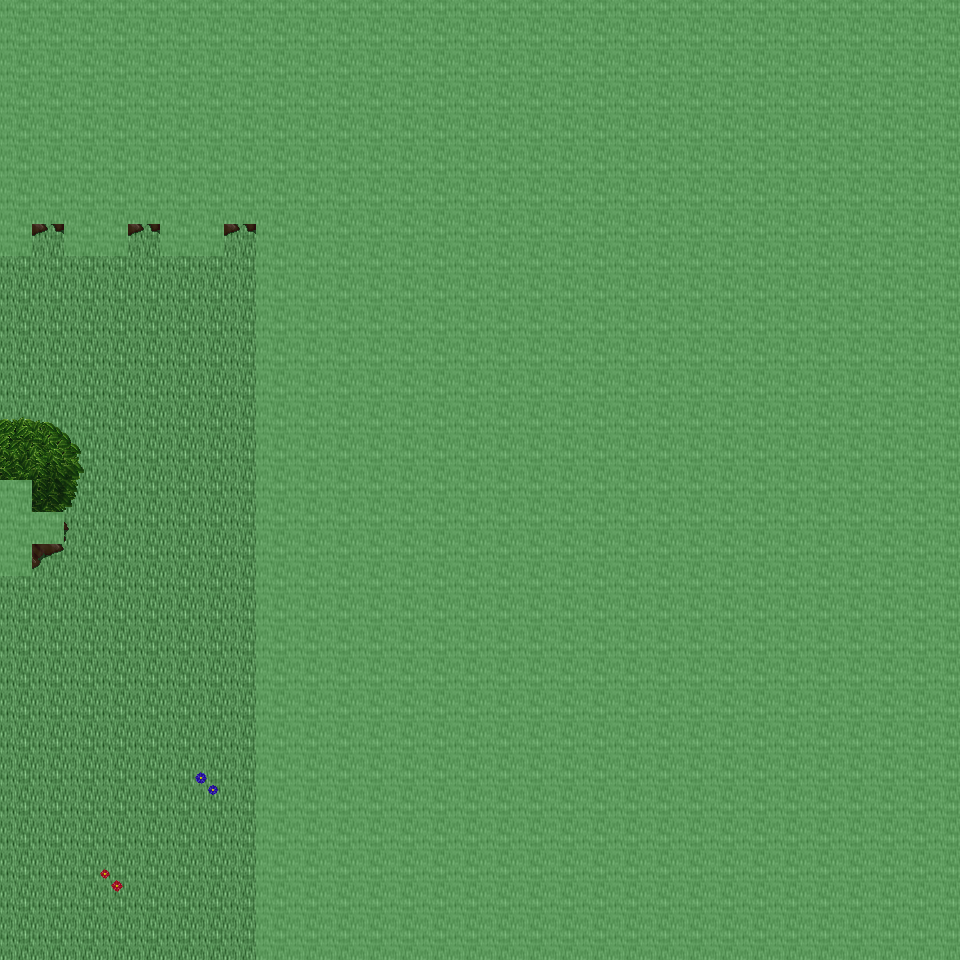

Below is a game level as drawn by its tile map, then a one-line description and the .tmx that defines it (tile-layer data replaced by summaries):
An orthogonal 30x30 tile map with 32x32 px tiles, 6 tile layers (Ground, Object, Object2, Above, ...), 18 tilesets and 3 objects (3x mapchange).

<map version="1.0" orientation="orthogonal" renderorder="right-down" width="30" height="30" tilewidth="32" tileheight="32" nextobjectid="4">
  <tileset firstgid="1" name="tileset_ground_ground" tilewidth="32" tileheight="32" tilecount="33" columns="3">
    <image source="../drawable/tileset_ground_ground.png" width="96" height="352" />
  </tileset>
  <tileset firstgid="34" name="tileset_ground_grass_edges" tilewidth="32" tileheight="32" tilecount="36" columns="12">
    <image source="../drawable/tileset_ground_grass_edges.png" width="384" height="96" />
  </tileset>
  <tileset firstgid="70" name="tileset_ground_grass_corners" tilewidth="32" tileheight="32" tilecount="24" columns="6">
    <image source="../drawable/tileset_ground_grass_corners.png" width="192" height="128" />
  </tileset>
  <tileset firstgid="94" name="tileset_plant_grasses" tilewidth="32" tileheight="32" tilecount="6" columns="3">
    <image source="../drawable/tileset_plant_grasses.png" width="96" height="64" />
  </tileset>
  <tileset firstgid="100" name="tileset_plant_flower_daisy_blue" tilewidth="32" tileheight="32" tilecount="8" columns="2">
    <image source="../drawable/tileset_plant_flower_daisy_blue.png" width="64" height="128" />
  </tileset>
  <tileset firstgid="108" name="tileset_plant_flower_daisy_yellow" tilewidth="32" tileheight="32" tilecount="8" columns="2">
    <image source="../drawable/tileset_plant_flower_daisy_yellow.png" width="64" height="128" />
  </tileset>
  <tileset firstgid="116" name="tileset_plant_flower_daisy_red" tilewidth="32" tileheight="32" tilecount="8" columns="2">
    <image source="../drawable/tileset_plant_flower_daisy_red.png" width="64" height="128" />
  </tileset>
  <tileset firstgid="124" name="tileset_plant_flower_daisy_white" tilewidth="32" tileheight="32" tilecount="8" columns="2">
    <image source="../drawable/tileset_plant_flower_daisy_white.png" width="64" height="128" />
  </tileset>
  <tileset firstgid="132" name="tileset_logic_collision" tilewidth="32" tileheight="32" tilecount="1" columns="1">
    <image source="../drawable/tileset_logic_collision.png" width="32" height="32" />
  </tileset>
  <tileset firstgid="133" name="tileset_plant_tree_tree_green" tilewidth="32" tileheight="32" tilecount="88" columns="8">
    <image source="../drawable/tileset_plant_tree_tree_green.png" width="256" height="352" />
  </tileset>
  <tileset firstgid="221" name="tileset_object_tent" tilewidth="32" tileheight="32" tilecount="9" columns="3">
    <image source="../drawable/tileset_object_tent.png" width="96" height="96" />
  </tileset>
  <tileset firstgid="230" name="tileset_building_church" tilewidth="32" tileheight="32" tilecount="56" columns="8">
    <image source="../drawable/tileset_building_church.png" width="256" height="224" />
  </tileset>
  <tileset firstgid="286" name="tileset_item_statue_broken_green_column" tilewidth="32" tileheight="32" tilecount="2" columns="1">
    <image source="../drawable/tileset_item_statue_broken_green_column.png" width="32" height="64" />
  </tileset>
  <tileset firstgid="288" name="tileset_plant_tree_spruce" tilewidth="32" tileheight="32" tilecount="6" columns="2">
    <image source="../drawable/tileset_plant_tree_spruce.png" width="64" height="96" />
  </tileset>
  <tileset firstgid="294" name="tileset_plant_tree_pine_snowy" tilewidth="32" tileheight="32" tilecount="6" columns="2">
    <image source="../drawable/tileset_plant_tree_pine_snowy.png" width="64" height="96" />
  </tileset>
  <tileset firstgid="300" name="tileset_plant_tree_tree_blue" tilewidth="32" tileheight="32" tilecount="25" columns="5">
    <image source="../drawable/tileset_plant_tree_tree_blue.png" width="160" height="160" />
  </tileset>
  <tileset firstgid="325" name="tileset_ground_pothole" tilewidth="32" tileheight="32" tilecount="4" columns="4">
    <image source="../drawable/tileset_ground_pothole.png" width="128" height="32" />
  </tileset>
  <tileset firstgid="329" name="tileset_furniture_light_roots_lamp" tilewidth="32" tileheight="32" tilecount="6" columns="2">
    <image source="../drawable/tileset_furniture_light_roots_lamp.png" width="64" height="96" />
  </tileset>
  <layer name="Ground" width="30" height="30">
    <data>[900 cells, 900 non-empty, 1 distinct tile ids]</data>
  </layer>
  <layer name="Object" width="30" height="30">
    <data>[900 cells, 23 non-empty, 13 distinct tile ids]</data>
  </layer>
  <layer name="Object2" width="30" height="30">
    <data>[900 cells, 0 non-empty, 0 distinct tile ids]</data>
  </layer>
  <layer name="Above" width="30" height="30">
    <data>[900 cells, 717 non-empty, 22 distinct tile ids]</data>
  </layer>
  <layer name="Above2" width="30" height="30">
    <data>[900 cells, 1 non-empty, 1 distinct tile ids]</data>
  </layer>
  <layer name="Walkable" width="30" height="30">
    <data>[900 cells, 725 non-empty, 1 distinct tile ids]</data>
  </layer>
  <objectgroup name="MapEvents">
    <object id="1" name="south" type="mapchange" x="0" y="928" width="256" height="32">
      <properties>
        <property name="map" value="0_ados_mountain_n2_w2_x3_y2" />
        <property name="place" value="north" />
      </properties>
    </object>
    <object id="2" name="west" type="mapchange" x="0" y="256" width="32" height="224">
      <properties>
        <property name="map" value="0_ados_mountain_n2_w2_x2_y1" />
        <property name="place" value="east" />
      </properties>
    </object>
    <object id="3" name="west2" type="mapchange" x="0" y="576" width="32" height="384">
      <properties>
        <property name="map" value="0_ados_mountain_n2_w2_x2_y1" />
        <property name="place" value="east2" />
      </properties>
    </object>
  </objectgroup>
</map>
